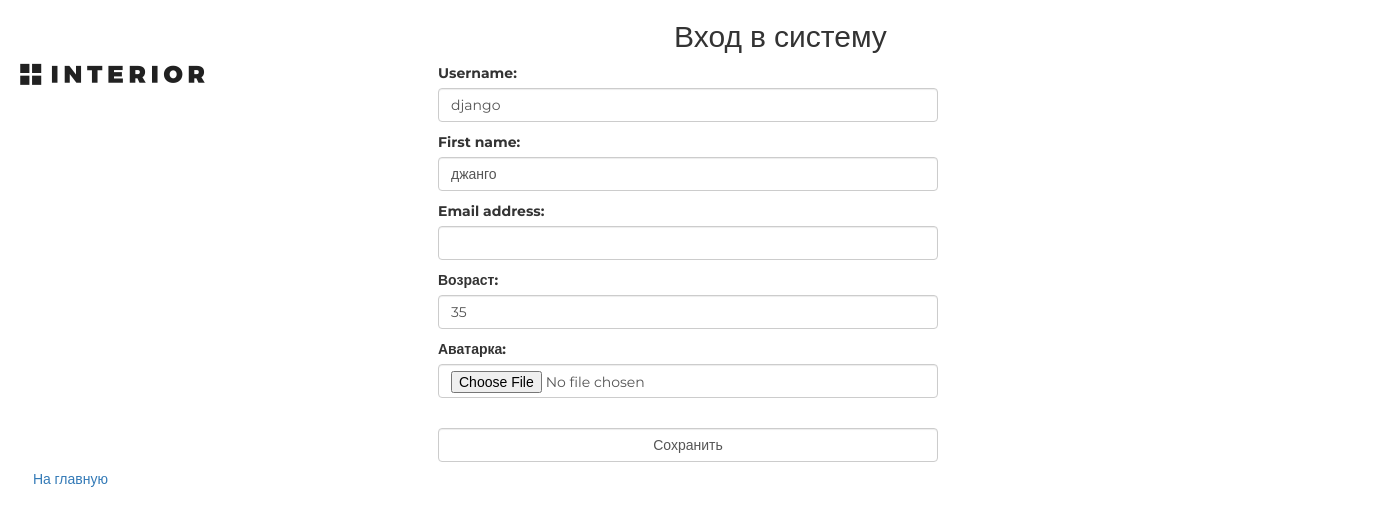
Screenshot of /auth/edit/ (signed in) with the database file from the repository.
### authapp/models.py (models this page shows)
class ShopUser(AbstractUser):
    avatar = models.ImageField(upload_to='users_avatars', blank=True, verbose_name='аватарка')
    age = models.PositiveSmallIntegerField(verbose_name='возраст')

### authapp/views.py (the view)
# urls.py: path('edit/', authapp.edit, name='edit'),
def edit(request):
    title = 'редактирование'
    if request.method == "POST":
        edit_form = ShopUserEditForm(request.POST, request.FILES, instance=request.user)
        if edit_form.is_valid():
            edit_form.save()
            return HttpResponseRedirect(reverse('auth:edit'))
    else:
        edit_form = ShopUserEditForm(instance=request.user)
    content = {
        'title': title,
        'edit_form': edit_form
    }
    return render(request, 'authapp/edit.html', content)

### authapp/forms.py (shortened to what this page needs)
class ShopUserEditForm(UserChangeForm):
    class Meta:
        model = ShopUser
        fields = ('username', 'first_name', 'email', 'age', 'avatar', 'password')
    def __init__(self, *args, **kwargs):
        super(ShopUserEditForm, self).__init__(*args, **kwargs)
        for field_name, field in self.fields.items():
            field.widget.attrs['class'] = "form-control"
            field.help_text = ''
            if field_name == 'password':
                field.widget = forms.HiddenInput()

### authapp/templates/authapp/edit.html (shortened to what this page needs)
{% extends 'authapp/base.html' %}
{% block content %}
    <form class="form-horizontal" action="{% url 'auth:edit' %}" method="post" enctype="multipart/form-data">
        {{ edit_form.as_p }}
        <br>
        <input class="form-control" type="submit" value="Сохранить">
    </form>
    <a  class="btn btn-link" href="{% url 'main' %}">На главную</a>
{% endblock %}

### static/style.css (style rules this page uses)
* { margin: 0; padding: 0; }
body { font-family: 'Montserrat', sans-serif; }
html, body { height: 100%; }
.container .form-horizontal { margin: 0 auto; min-height: 100%; width: 500px; }

### rows the page displays
ShopUser: username "django", first_name "джанго", age "35"
